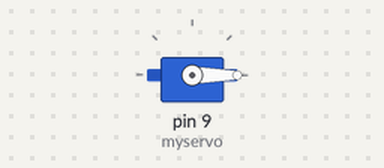
Bench run of a sketch on a simulated Arduino Uno, built with avr-gcc and run on an emulated ATmega328P. On the bench: servo.

Above: at 1.05 s.
At 1.5 s:
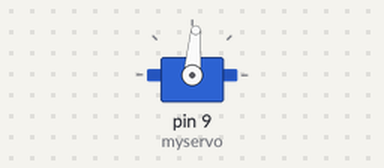
At 1.95 s:
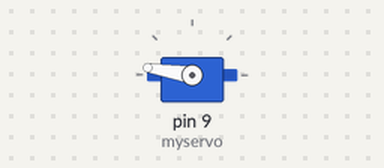
At 2.85 s:
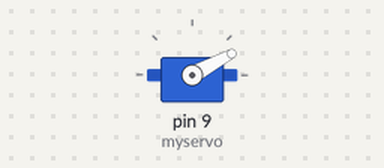
Timing chart, 0 to 5.6 s (numbered marks = the images above):
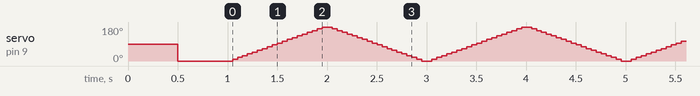

The sketch:

SG90_Bob.ino
```cpp
//http://yehnan.blogspot.tw/2013/09/arduinotower-pro-sg90.html
//0.5ms~2.0ms之間，因此0.5ms可視為負90度，2.0ms可視為正90度，
//另外要注意的是，它的死區為10us，若角度控制兩個訊號的高電位寬度差異小於10us，馬達即不會有任何變動。

#include <Servo.h>

Servo myservo;

void setup()
{
  digitalWrite(8, HIGH);  //VCC
  digitalWrite(7, LOW);   //GND

  myservo.attach(9, 500, 2400); // 修正脈衝寬度範圍

  myservo.write(90); // 一開始先置中90度
  delay(500);
  myservo.write(0); // 一開始先置中90度
  delay(500);
}

void loop()
{
  for(int i = 500; i <= 2400; i+=100){
    myservo.writeMicroseconds(i); // 直接以脈衝寬度控制

    delay(50);
  }
  for(int i = 2400; i >= 500; i-=100){
    myservo.writeMicroseconds(i);

    delay(50);
  }
}
```
